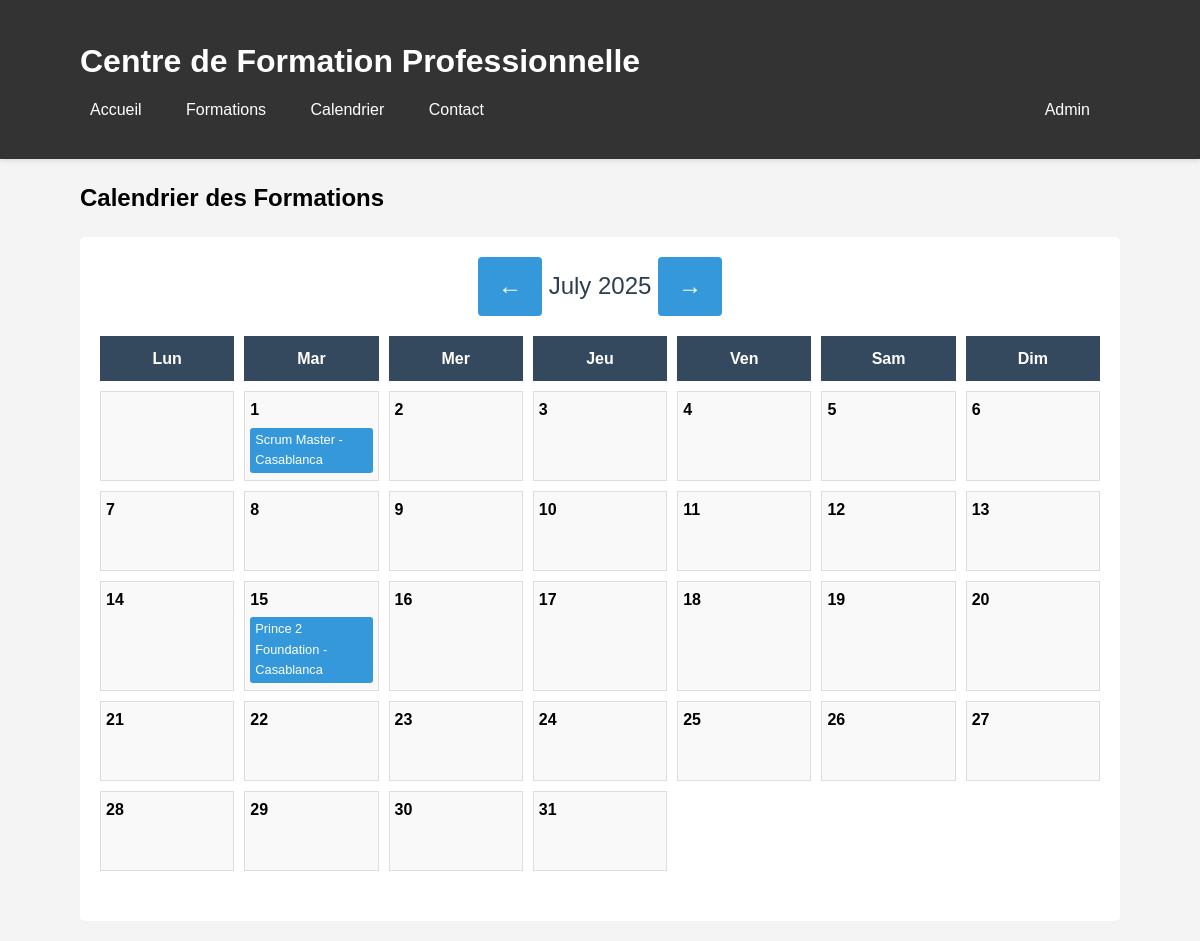
Screenshot of /calendar.php?month=7&year=2025 with the database file from the repository.
### tables this page shows
CREATE TABLE `formation_dates` (
  `id` int(11) NOT NULL,
  `date` date NOT NULL,
  `formation_id` int(11) DEFAULT NULL
);

CREATE TABLE `cours` (
  `id` int(11) NOT NULL,
  `name` varchar(100) NOT NULL,
  `content` text DEFAULT NULL,
  `description` text DEFAULT NULL,
  `audience` varchar(255) DEFAULT NULL,
  `duration` int(11) DEFAULT NULL,
  `testIncluded` tinyint(1) DEFAULT 0,
  `testContent` text DEFAULT NULL,
  `logo` varchar(255) DEFAULT NULL,
  `sujet_id` int(11) DEFAULT NULL
);

CREATE TABLE `villes` (
  `id` int(11) NOT NULL,
  `value` varchar(100) NOT NULL,
  `pays_id` int(11) DEFAULT NULL
);

### calendar.php (the view, shortened to what this page needs)
<?php include 'includes/connection.php'; ?>
<!DOCTYPE html>
<html>
<head>
    <link rel="stylesheet" href="css/style.css">
</head>
<body>
    <?php include 'includes/header.php'; ?>
    <div class="container">
        <h2>Calendrier des Formations</h2>
        <?php
        $month = isset($_GET['month']) ? $_GET['month'] : date('m');
        $year = isset($_GET['year']) ? $_GET['year'] : date('Y');
        $start_date = "$year-$month-01";
        $end_date = date('Y-m-t', strtotime($start_date));
        $sql = "SELECT fd.date, c.name as cours_name, v.value as ville_name, f.id as formation_id
                FROM formation_dates fd
                JOIN formations f ON fd.formation_id = f.id
                JOIN cours c ON f.cours_id = c.id
                JOIN villes v ON f.ville_id = v.id
                WHERE fd.date BETWEEN ? AND ?
                ORDER BY fd.date";
        $stmt = $bdd->prepare($sql);
        $stmt->execute([$start_date, $end_date]);
        $formations = $stmt->fetchAll(PDO::FETCH_ASSOC);
        $events = [];
        foreach($formations as $f) {
            $day = date('j', strtotime($f['date']));
            if(!isset($events[$day])) {
                $events[$day] = [];
            }
            $events[$day][] = $f;
        }
        $firstDay = date('N', strtotime($start_date));
        $daysInMonth = date('t', strtotime($start_date));
        ?>
        <div class="calendar-container">
            <div class="month-header">
                <a href="?month=<?php echo ($month == 1 ? 12 : $month - 1); ?>&year=<?php echo ($month == 1 ? $year - 1 : $year); ?>" class="btn">←</a>
                <?php echo date('F Y', strtotime($start_date)); ?>
                <a href="?month=<?php echo ($month == 12 ? 1 : $month + 1); ?>&year=<?php echo ($month == 12 ? $year + 1 : $year); ?>" class="btn">→</a>
            </div>
            <div class="calendar-grid">
                <div class="day-header">Lun</div>
                <div class="day-header">Mar</div>
                <div class="day-header">Mer</div>
                <div class="day-header">Jeu</div>
                <div class="day-header">Ven</div>
                <div class="day-header">Sam</div>
                <div class="day-header">Dim</div>
                <?php for($i = 1; $i < $firstDay; $i++): ?>
                    <div class="day-cell"></div>
                <?php endfor; ?>
                <?php for($day = 1; $day <= $daysInMonth; $day++): ?>
                    <div class="day-cell">
                        <div class="day-number"><?php echo $day; ?></div>
                        <?php if(isset($events[$day])): ?>
                            <?php foreach($events[$day] as $event): ?>
                                <div class="formation-event" onclick="window.location.href='inscription.php?id=<?php echo $event['formation_id']; ?>'">
                                    <?php echo $event['cours_name']; ?> - <?php echo $event['ville_name']; ?>
                                </div>
                            <?php endforeach; ?>
                        <?php endif; ?>
                    </div>
                <?php endfor; ?>
            </div>
        </div>
    </div>
</body>
</html>

### css/style.css (style rules this page uses)
* { margin: 0; padding: 0; box-sizing: border-box; }
body { font-family: Arial, sans-serif; background-color: #f4f4f4; line-height: 1.6; }
.container { width: 90%; max-width: 1200px; margin: 0 auto; padding: 20px; }
.btn { background-color: #3498db; color: white; padding: 10px 20px; border: none; border-radius: 4px; cursor: pointer; text-decoration: none; display: inline-block; transition: background 0.3s; }

### calendar.php (style rules this page uses)
.calendar-container { background: white; padding: 20px; border-radius: 5px; margin-top: 20px; }
.month-header { text-align: center; margin-bottom: 20px; font-size: 1.5em; color: #2c3e50; }
.calendar-grid { display: grid; grid-template-columns: repeat(7, 1fr); gap: 10px; margin-bottom: 30px; }
.day-header { text-align: center; font-weight: bold; padding: 10px; background-color: #34495e; color: white; }
.day-cell { min-height: 80px; padding: 5px; border: 1px solid #ddd; background: #f9f9f9; }
.day-number { font-weight: bold; margin-bottom: 5px; }
.formation-event { font-size: 0.8em; background: #3498db; color: white; padding: 2px 5px; margin: 2px 0; border-radius: 3px; cursor: pointer; }

### rows the page displays
formation_dates: cours.name "Scrum Master", villes.value "Casablanca"
formation_dates: cours.name "Prince 2 Foundation", villes.value "Casablanca"

### other values shown
date('F Y', strtotime($start_date)) "July 2025"
